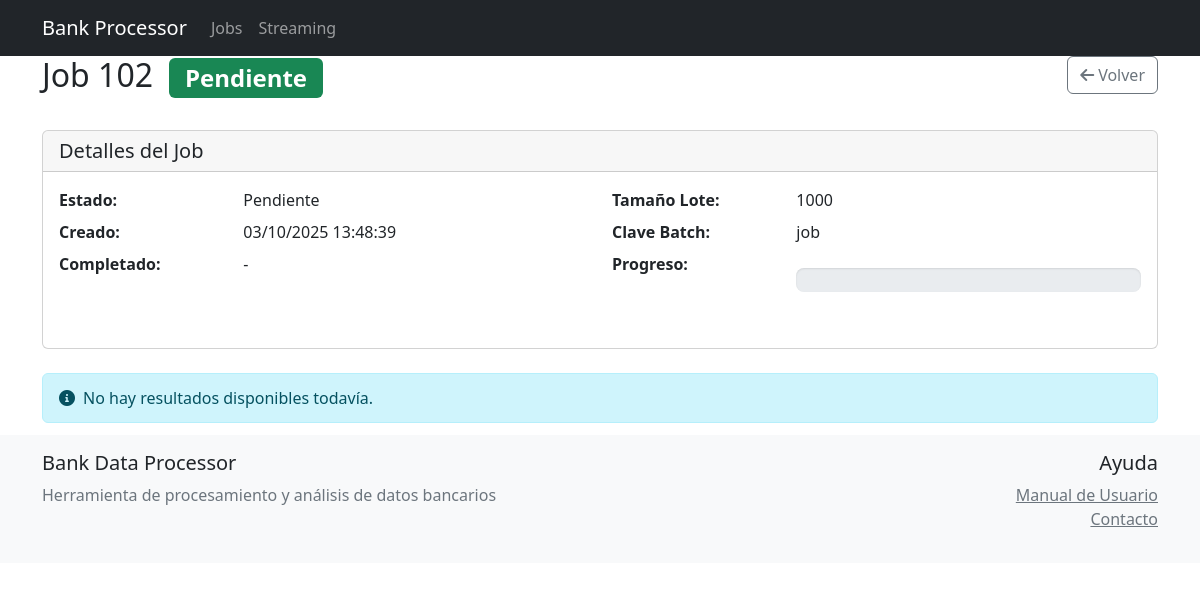
The app's page /jobs/102/ with its own data.
### processor/models.py (models this page shows, shortened)
class ProcessingJob(models.Model):
    STATUS_CHOICES = [
        ('pending', 'Pendiente'),
        ('processing', 'Procesando'),
        ('completed', 'Completado'),
        ('error', 'Error')
    ]
    batch_key = models.CharField(max_length=50, help_text='Columna usada para fragmentación')
    batch_size = models.IntegerField(help_text='Número de registros por lote')
    total_records = models.IntegerField(default=0)
    processed_records = models.IntegerField(default=0)
    status = models.CharField(max_length=20, choices=STATUS_CHOICES, default='pending')
    error_message = models.TextField(blank=True, null=True)
    started_at = models.DateTimeField(default=timezone.now)
    completed_at = models.DateTimeField(null=True, blank=True)
    class Meta:
        ordering = ['-started_at']
    @property
    def progress(self):
        if self.total_records == 0:
            return 0
        return round((self.processed_records / self.total_records) * 100, 2)

### processor/views.py (the view)
# urls.py: path('jobs/<int:pk>/', views.JobDetailView.as_view(), name='job_detail'),
class JobDetailView(DetailView):
    model = ProcessingJob
    template_name = 'processor/job_detail.html'
    context_object_name = 'job'

### processor/templates/processor/job_detail.html (shortened to what this page needs)
{% extends "processor/base.html" %}
{% block content %}
<div class="container">
    <div class="row mb-4">
        <div class="col-md-8">
            <h2>
                Job {{ job.id }}
                <span class="badge bg-{{ job.status|yesno:'success,warning,danger' }} ms-2">
                    {{ job.get_status_display }}
                </span>
            </h2>
        </div>
        <div class="col-md-4 text-end">
            <a href="{% url 'processor:job_list' %}" class="btn btn-outline-secondary">
                <i class="fas fa-arrow-left me-1"></i>Volver
            </a>
        </div>
    </div>
    <div class="card mb-4">
        <div class="card-header">
            <h5 class="card-title mb-0">Detalles del Job</h5>
        </div>
        <div class="card-body">
            <div class="row">
                <div class="col-md-6">
                    <dl class="row">
                        <dt class="col-sm-4">Estado:</dt>
                        <dd class="col-sm-8">{{ job.get_status_display }}</dd>
                        <dt class="col-sm-4">Creado:</dt>
                        <dd class="col-sm-8">{{ job.started_at|date:"d/m/Y H:i:s" }}</dd>
                        <dt class="col-sm-4">Completado:</dt>
                        <dd class="col-sm-8">
                            {% if job.completed_at %}
                                {{ job.completed_at|date:"d/m/Y H:i:s" }}
                            {% else %}
                                -
                            {% endif %}
                        </dd>
                    </dl>
                </div>
                <div class="col-md-6">
                    <dl class="row">
                        <dt class="col-sm-4">Tamaño Lote:</dt>
                        <dd class="col-sm-8">{{ job.batch_size }}</dd>
                        <dt class="col-sm-4">Clave Batch:</dt>
                        <dd class="col-sm-8">{{ job.batch_key }}</dd>
                        <dt class="col-sm-4">Progreso:</dt>
                        <dd class="col-sm-8">
                            <div class="progress">
                            </div>
                        </dd>
                    </dl>
                </div>
            </div>
        </div>
    </div>
    {% if results %}
    <div class="card">
        <div class="card-header d-flex justify-content-between align-items-center">
            <h5 class="card-title mb-0">Resultados por Lotes</h5>
            <div class="btn-group">
                <button class="btn btn-sm btn-outline-primary" id="toggleChart">
                    <i class="fas fa-chart-line me-1"></i>Ver Gráfico
                </button>
                <button class="btn btn-sm btn-outline-primary" id="toggleTable">
                    <i class="fas fa-table me-1"></i>Ver Tabla
                </button>
            </div>
        </div>
        <div class="card-body">
            <div id="metricsChart" style="height: 400px;" class="mb-4"></div>
            <div class="table-responsive">
                <table class="table table-hover">
                    <thead class="table-light">
                        <tr>
                            <th>Lote</th>
                            <th>Registros</th>
                            <th>Accuracy</th>
                            <th>Precision</th>
                            <th>Recall</th>
                            <th>F1 Score</th>
                            <th>Tiempo (s)</th>
                        </tr>
                    </thead>
                    <tbody>
                        {% for result in results %}
                        <tr>
                            <td>{{ result.batch_number }}</td>
                            <td>{{ result.records_processed }}</td>
                            <td>{{ result.accuracy|floatformat:4 }}</td>
                            <td>{{ result.precision|floatformat:4 }}</td>
                            <td>{{ result.recall|floatformat:4 }}</td>
                            <td>{{ result.f1_score|floatformat:4 }}</td>
                            <td>{{ result.processing_time|floatformat:2 }}</td>
                        </tr>
                        {% endfor %}
                    </tbody>
                    <tfoot class="table-light">
                        <tr>
                            <th>Promedio</th>
                            <td>{{ total_records }}</td>
                            <td>{{ avg_accuracy|floatformat:4 }}</td>
                            <td>-</td>
                            <td>-</td>
                            <td>{{ avg_f1|floatformat:4 }}</td>
                            <td>{{ total_time|floatformat:2 }}</td>
                        </tr>
                    </tfoot>
                </table>
            </div>
        </div>
    </div>
    {% else %}
    <div class="alert alert-info">
        <i class="fas fa-info-circle me-2"></i>No hay resultados disponibles todavía.
    </div>
    {% endif %}
</div>
{% endblock %}

### processor/static/processor/enhanced-styles.css (style rules this page uses)
.progress { height: 1.5rem; background-color: #e9ecef; border-radius: 0.5rem; box-shadow: inset 0 1px 2px rgba(0,0,0,.1); margin: 1rem 0; }

### processor/static/processor/alerts.css (style rules this page uses)
.auto-alert { transition: opacity 0.35s ease, transform 0.25s ease, max-height 0.35s ease, margin 0.25s ease, padding 0.25s ease; opacity: 1; transform: translateY(0); overflow: hidden; max-height: 600px; margin: .75rem 0; padding: .75rem 1rem; }
.auto-alert-slide { transform: translateY(-8px); opacity: 0; max-height: 0; }
.auto-alert-slide.show { transform: translateY(0); opacity: 1; max-height: 600px; }

### records on screen
ProcessingJob: id "102", status "Pendiente", started_at "03/10/2025 13:48:39", batch_size "1000", batch_key "job"
